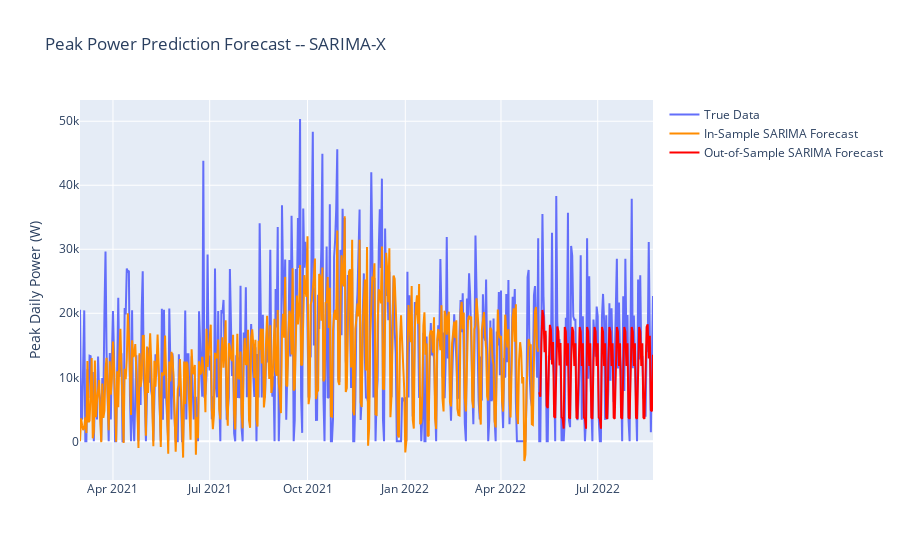

Write notebook code for a chart like this one.
### Markdown cell above
Here, we plot the in-sample SARIMA forecast as well as the out-of-sample prediction, overlaid on the true data. We can see the out-of-sample prediction converges to the sample mean for long forecasting periods, which is typical for SARIMA models and regression models in general; the model just doesn't "know" what will happen that far in the future, and in long-term forecasting, the average becomes the best estimate. Unfortunately, this fails to capture that high variance that our original data is capable of.

### Code cell
fig = go.Figure()
fig.add_trace(
    go.Scatter(x = df_24h_ts["max_power"].index , y = df_24h_ts["max_power"], name = "True Data", hovertext=df_24h_ts["day"])
)
fig.add_trace(
    go.Scatter(x = fitted.predict().index, y = fitted.predict() , name = "In-Sample SARIMA Forecast" , line= {"color":"#FF8C00"}, hovertext=df_24h_ts["day"])
)
fig.add_trace(
    go.Scatter(x = test.index, 
               y = fitted.predict(start = test.index[0] , end = test.index[len(test) - 1], exog = X_test),  
               name = "Out-of-Sample SARIMA Forecast" , line= {"color":"Red"}, hovertext=df_24h_ts["day"].loc[df_24h_ts.index >= test.index[0]])
)
fig.update_layout({"title" : "Peak Power Prediction Forecast -- SARIMA-X" , "yaxis_title" : "Peak Daily Power (W)"})
fig.show()
print('Test Set RMSE:', np.sqrt(np.mean((Y_test - fitted.predict(start = test.index[0] , end = test.index[len(test) - 1], exog = X_test))**2)), 'Watts')

### Figure 1 — Plotly figure (JSON) as saved in the notebook; plotly's stock layout.template omitted (floating-point values rounded to 4 significant figures; data arrays with more than 128 entries replaced by an {"elided": "..."} marker saying what was removed)
{"data": [{"hovertext": {"elided": "540 str values"}, "name": "True Data", "type": "scatter", "x": {"elided": "540 str values"}, "y": {"elided": "540 int values"}}, {"hovertext": {"elided": "540 str values"}, "line": {"color": "#FF8C00"}, "name": "In-Sample SARIMA Forecast", "type": "scatter", "x": {"elided": "432 str values"}, "y": {"elided": "432 float values"}}, {"hovertext": ["Saturday", "Sunday", "Monday", "Tuesday", "Wednesday", "Thursday", "Friday", "Saturday", "Sunday", "Monday", "Tuesday", "Wednesday", "Thursday", "Friday", "Saturday", "Sunday", "Monday", "Tuesday", "Wednesday", "Thursday", "Friday", "Saturday", "Sunday", "Monday", "Tuesday", "Wednesday", "Thursday", "Friday", "Saturday", "Sunday", "Monday", "Tuesday", "Wednesday", "Thursday", "Friday", "Saturday", "Sunday", "Monday", "Tuesday", "Wednesday", "Thursday", "Friday", "Saturday", "Sunday", "Monday", "Tuesday", "Wednesday", "Thursday", "Friday", "Saturday", "Sunday", "Monday", "Tuesday", "Wednesday", "Thursday", "Friday", "Saturday", "Sunday", "Monday", "Tuesday", "Wednesday", "Thursday", "Friday", "Saturday", "Sunday", "Monday", "Tuesday", "Wednesday", "Thursday", "Friday", "Saturday", "Sunday", "Monday", "Tuesday", "Wednesday", "Thursday", "Friday", "Saturday", "Sunday", "Monday", "Tuesday", "Wednesday", "Thursday", "Friday", "Saturday", "Sunday", "Monday", "Tuesday", "Wednesday", "Thursday", "Friday", "Saturday", "Sunday", "Monday", "Tuesday", "Wednesday", "Thursday", "Friday", "Saturday", "Sunday", "Monday", "Tuesday", "Wednesday", "Thursday", "Friday", "Saturday", "Sunday", "Monday"], "line": {"color": "Red"}, "name": "Out-of-Sample SARIMA Forecast", "type": "scatter", "x": ["2022-05-07T00:00:00", "2022-05-08T00:00:00", "2022-05-09T00:00:00", "2022-05-10T00:00:00", "2022-05-11T00:00:00", "2022-05-12T00:00:00", "2022-05-13T00:00:00", "2022-05-14T00:00:00", "2022-05-15T00:00:00", "2022-05-16T00:00:00", "2022-05-17T00:00:00", "2022-05-18T00:00:00", "2022-05-19T00:00:00", "2022-05-20T00:00:00", "2022-05-21T00:00:00", "2022-05-22T00:00:00", "2022-05-23T00:00:00", "2022-05-24T00:00:00", "2022-05-25T00:00:00", "2022-05-26T00:00:00", "2022-05-27T00:00:00", "2022-05-28T00:00:00", "2022-05-29T00:00:00", "2022-05-30T00:00:00", "2022-05-31T00:00:00", "2022-06-01T00:00:00", "2022-06-02T00:00:00", "2022-06-03T00:00:00", "2022-06-04T00:00:00", "2022-06-05T00:00:00", "2022-06-06T00:00:00", "2022-06-07T00:00:00", "2022-06-08T00:00:00", "2022-06-09T00:00:00", "2022-06-10T00:00:00", "2022-06-11T00:00:00", "2022-06-12T00:00:00", "2022-06-13T00:00:00", "2022-06-14T00:00:00", "2022-06-15T00:00:00", "2022-06-16T00:00:00", "2022-06-17T00:00:00", "2022-06-18T00:00:00", "2022-06-19T00:00:00", "2022-06-20T00:00:00", "2022-06-21T00:00:00", "2022-06-22T00:00:00", "2022-06-23T00:00:00", "2022-06-24T00:00:00", "2022-06-25T00:00:00", "2022-06-26T00:00:00", "2022-06-27T00:00:00", "2022-06-28T00:00:00", "2022-06-29T00:00:00", "2022-06-30T00:00:00", "2022-07-01T00:00:00", "2022-07-02T00:00:00", "2022-07-03T00:00:00", "2022-07-04T00:00:00", "2022-07-05T00:00:00", "2022-07-06T00:00:00", "2022-07-07T00:00:00", "2022-07-08T00:00:00", "2022-07-09T00:00:00", "2022-07-10T00:00:00", "2022-07-11T00:00:00", "2022-07-12T00:00:00", "2022-07-13T00:00:00", "2022-07-14T00:00:00", "2022-07-15T00:00:00", "2022-07-16T00:00:00", "2022-07-17T00:00:00", "2022-07-18T00:00:00", "2022-07-19T00:00:00", "2022-07-20T00:00:00", "2022-07-21T00:00:00", "2022-07-22T00:00:00", "2022-07-23T00:00:00", "2022-07-24T00:00:00", "2022-07-25T00:00:00", "2022-07-26T00:00:00", "2022-07-27T00:00:00", "2022-07-28T00:00:00", "2022-07-29T00:00:00", "2022-07-30T00:00:00", "2022-07-31T00:00:00", "2022-08-01T00:00:00", "2022-08-02T00:00:00", "2022-08-03T00:00:00", "2022-08-04T00:00:00", "2022-08-05T00:00:00", "2022-08-06T00:00:00", "2022-08-07T00:00:00", "2022-08-08T00:00:00", "2022-08-09T00:00:00", "2022-08-10T00:00:00", "2022-08-11T00:00:00", "2022-08-12T00:00:00", "2022-08-13T00:00:00", "2022-08-14T00:00:00", "2022-08-15T00:00:00", "2022-08-16T00:00:00", "2022-08-17T00:00:00", "2022-08-18T00:00:00", "2022-08-19T00:00:00", "2022-08-20T00:00:00", "2022-08-21T00:00:00", "2022-08-22T00:00:00"], "y": [7653.0, 6965.0, 15350.0, 20510.0, 19490.0, 13930.0, 17280.0, 5506.0, 5224.0, 12780.0, 18200.0, 17390.0, 12010.0, 15510.0, 3843.0, 3656.0, 12450.0, 17930.0, 17180.0, 11840.0, 15370.0, 3730.0, 3563.0, 1996.0, 17870.0, 17130.0, 11800.0, 15330.0, 3704.0, 3542.0, 12360.0, 17860.0, 17120.0, 11790.0, 15330.0, 3698.0, 3537.0, 12350.0, 17860.0, 17120.0, 11790.0, 15320.0, 3696.0, 3536.0, 1973.0, 17850.0, 17120.0, 11790.0, 15320.0, 3696.0, 3536.0, 12350.0, 17850.0, 17120.0, 11790.0, 15320.0, 3696.0, 3536.0, 1973.0, 17850.0, 17120.0, 11790.0, 15320.0, 3696.0, 3536.0, 12350.0, 17850.0, 17120.0, 11790.0, 15320.0, 3696.0, 3536.0, 12350.0, 17850.0, 17120.0, 11790.0, 15320.0, 3696.0, 3536.0, 12350.0, 17850.0, 17120.0, 11790.0, 15320.0, 3696.0, 3536.0, 12350.0, 17850.0, 17120.0, 11790.0, 15320.0, 3696.0, 3536.0, 12350.0, 17850.0, 17120.0, 11790.0, 15320.0, 3696.0, 3536.0, 12350.0, 17850.0, 18280.0, 12950.0, 16490.0, 4864.0, 4704.0, 13520.0]}], "layout": {"autosize": true, "title": {"text": "Peak Power Prediction Forecast -- SARIMA-X"}, "xaxis": {"autorange": true, "range": ["2021-03-01", "2022-08-22"], "showspikes": false, "type": "date"}, "yaxis": {"autorange": true, "range": [-6045.0, 53320.0], "showspikes": false, "title": {"text": "Peak Daily Power (W)"}, "type": "linear"}}}
